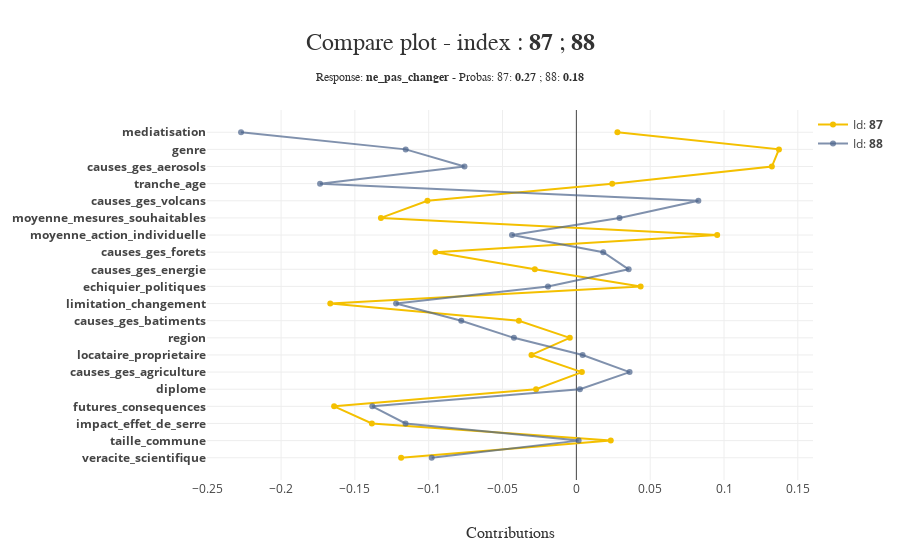

Notebook source saved alongside this figure:
### Code cell
xpl_framaform.plot.compare_plot(index=[df_framaform_reduit.index[0], df_framaform_reduit.index[1]])

### Figure 1 — Plotly figure (JSON) as saved in the notebook; plotly's stock layout.template omitted (floating-point values rounded to 4 significant figures)
{"data": [{"hoverinfo": "text", "hovertext": ["Id: <b>87</b><br /><b>veracite_scientifique</b> <br />Contribution: -0.1187 <br />Value: evalue_correctement", "Id: <b>87</b><br /><b>taille_commune</b> <br />Contribution: 0.0233 <br />Value: Dans une agglomération de 100.000 habitants et<br />plus, en province", "Id: <b>87</b><br /><b>impact_effet_de_serre</b> <br />Contribution: -0.1385 <br />Value: certitude_scientifique", "Id: <b>87</b><br /><b>futures_consequences</b> <br />Contribution: -0.1641 <br />Value: Les conditions de vie deviendront extrêmement<br />pénibles à cause des dérèglements climatiques", "Id: <b>87</b><br /><b>diplome</b> <br />Contribution: -0.0273 <br />Value: missing", "Id: <b>87</b><br /><b>causes_ges_agriculture</b> <br />Contribution: 0.0037 <br />Value: Assez", "Id: <b>87</b><br /><b>locataire_proprietaire</b> <br />Contribution: -0.0304 <br />Value: Locataire", "Id: <b>87</b><br /><b>region</b> <br />Contribution: -0.0044 <br />Value: Aquitaine - Limousin - Poitou - Charente", "Id: <b>87</b><br /><b>causes_ges_batiments</b> <br />Contribution: -0.0389 <br />Value: Assez", "Id: <b>87</b><br /><b>limitation_changement</b> <br />Contribution: -0.1667 <br />Value: Non, probablement pas", "Id: <b>87</b><br /><b>echiquier_politiques</b> <br />Contribution: 0.0435 <br />Value: A gauche", "Id: <b>87</b><br /><b>causes_ges_energie</b> <br />Contribution: -0.0281 <br />Value: Beaucoup", "Id: <b>87</b><br /><b>causes_ges_forets</b> <br />Contribution: -0.0955 <br />Value: Assez", "Id: <b>87</b><br /><b>moyenne_action_individuelle</b> <br />Contribution: 0.0954 <br />Value: 3.0", "Id: <b>87</b><br /><b>moyenne_mesures_souhaitables</b> <br />Contribution: -0.1324 <br />Value: 3.076923076923077", "Id: <b>87</b><br /><b>causes_ges_volcans</b> <br />Contribution: -0.1009 <br />Value: Peu", "Id: <b>87</b><br /><b>tranche_age</b> <br />Contribution: 0.0243 <br />Value: 18-24 ans", "Id: <b>87</b><br /><b>causes_ges_aerosols</b> <br />Contribution: 0.1324 <br />Value: Peu", "Id: <b>87</b><br /><b>genre</b> <br />Contribution: 0.1372 <br />Value: Un homme", "Id: <b>87</b><br /><b>mediatisation</b> <br />Contribution: 0.0278 <br />Value: On en parle suffisamment"], "marker": {"color": "rgba(244, 192, 0, 1.0)"}, "mode": "lines+markers", "name": "Id: <b>87</b>", "showlegend": true, "type": "scatter", "x": [-0.1187, 0.02331, -0.1385, -0.1641, -0.02728, 0.003739, -0.0304, -0.004447, -0.03893, -0.1667, 0.04354, -0.02813, -0.09547, 0.09537, -0.1324, -0.1009, 0.02427, 0.1324, 0.1372, 0.02781], "y": ["<b>veracite_scientifique</b>", "<b>taille_commune</b>", "<b>impact_effet_de_serre</b>", "<b>futures_consequences</b>", "<b>diplome</b>", "<b>causes_ges_agriculture</b>", "<b>locataire_proprietaire</b>", "<b>region</b>", "<b>causes_ges_batiments</b>", "<b>limitation_changement</b>", "<b>echiquier_politiques</b>", "<b>causes_ges_energie</b>", "<b>causes_ges_forets</b>", "<b>moyenne_action_individuelle</b>", "<b>moyenne_mesures_souhaitables</b>", "<b>causes_ges_volcans</b>", "<b>tranche_age</b>", "<b>causes_ges_aerosols</b>", "<b>genre</b>", "<b>mediatisation</b>"]}, {"hoverinfo": "text", "hovertext": ["Id: <b>88</b><br /><b>veracite_scientifique</b> <br />Contribution: -0.0980 <br />Value: evalue_correctement", "Id: <b>88</b><br /><b>taille_commune</b> <br />Contribution: 0.0015 <br />Value: Dans une ville de 20.000 à moins de 100.000 habitants", "Id: <b>88</b><br /><b>impact_effet_de_serre</b> <br />Contribution: -0.1157 <br />Value: certitude_scientifique", "Id: <b>88</b><br /><b>futures_consequences</b> <br />Contribution: -0.1382 <br />Value: Les conditions de vie deviendront extrêmement<br />pénibles à cause des dérèglements climatiques", "Id: <b>88</b><br /><b>diplome</b> <br />Contribution: 0.0024 <br />Value: missing", "Id: <b>88</b><br /><b>causes_ges_agriculture</b> <br />Contribution: 0.0361 <br />Value: Assez", "Id: <b>88</b><br /><b>locataire_proprietaire</b> <br />Contribution: 0.0042 <br />Value: Locataire", "Id: <b>88</b><br /><b>region</b> <br />Contribution: -0.0423 <br />Value: Aquitaine - Limousin - Poitou - Charente", "Id: <b>88</b><br /><b>causes_ges_batiments</b> <br />Contribution: -0.0780 <br />Value: Assez", "Id: <b>88</b><br /><b>limitation_changement</b> <br />Contribution: -0.1221 <br />Value: Non, probablement pas", "Id: <b>88</b><br /><b>echiquier_politiques</b> <br />Contribution: -0.0192 <br />Value: Ni à gauche ni à droite", "Id: <b>88</b><br /><b>causes_ges_energie</b> <br />Contribution: 0.0354 <br />Value: Beaucoup", "Id: <b>88</b><br /><b>causes_ges_forets</b> <br />Contribution: 0.0182 <br />Value: Beaucoup", "Id: <b>88</b><br /><b>moyenne_action_individuelle</b> <br />Contribution: -0.0436 <br />Value: 3.1875", "Id: <b>88</b><br /><b>moyenne_mesures_souhaitables</b> <br />Contribution: 0.0292 <br />Value: 3.230769230769231", "Id: <b>88</b><br /><b>causes_ges_volcans</b> <br />Contribution: 0.0826 <br />Value: Pas du tout", "Id: <b>88</b><br /><b>tranche_age</b> <br />Contribution: -0.1736 <br />Value: 18-24 ans", "Id: <b>88</b><br /><b>causes_ges_aerosols</b> <br />Contribution: -0.0758 <br />Value: Beaucoup", "Id: <b>88</b><br /><b>genre</b> <br />Contribution: -0.1156 <br />Value: Une femme", "Id: <b>88</b><br /><b>mediatisation</b> <br />Contribution: -0.2271 <br />Value: On n'en parle pas assez"], "marker": {"color": "rgba(74, 99, 138, 0.7)"}, "mode": "lines+markers", "name": "Id: <b>88</b>", "showlegend": true, "type": "scatter", "x": [-0.09798, 0.001524, -0.1157, -0.1382, 0.002418, 0.03605, 0.004244, -0.04229, -0.07796, -0.1221, -0.01921, 0.03542, 0.01822, -0.04359, 0.02924, 0.08263, -0.1736, -0.07577, -0.1156, -0.2271], "y": ["<b>veracite_scientifique</b>", "<b>taille_commune</b>", "<b>impact_effet_de_serre</b>", "<b>futures_consequences</b>", "<b>diplome</b>", "<b>causes_ges_agriculture</b>", "<b>locataire_proprietaire</b>", "<b>region</b>", "<b>causes_ges_batiments</b>", "<b>limitation_changement</b>", "<b>echiquier_politiques</b>", "<b>causes_ges_energie</b>", "<b>causes_ges_forets</b>", "<b>moyenne_action_individuelle</b>", "<b>moyenne_mesures_souhaitables</b>", "<b>causes_ges_volcans</b>", "<b>tranche_age</b>", "<b>causes_ges_aerosols</b>", "<b>genre</b>", "<b>mediatisation</b>"]}], "layout": {"height": 550, "hovermode": "closest", "legend": {"x": 1, "y": 1}, "margin": {"b": 70, "l": 150, "r": 20, "t": 110}, "title": {"font": {"color": "rgb(50, 50, 50)", "family": "Arial", "size": 24}, "text": "Compare plot - index : <b>87</b> ; <b>88</b><span style='font-size: 12px;'><br />Response: <b>ne_pas_changer</b> - Probas: 87: <b>0.27</b> ; 88: <b>0.18</b></span>", "x": 0.5, "xanchor": "center", "y": 0.9091, "yanchor": "middle"}, "width": 900, "xaxis": {"automargin": true, "title": {"font": {"color": "rgb(50, 50, 50)", "family": "Arial Black", "size": 16}, "text": "Contributions"}}, "yaxis": {"automargin": true, "title": {"font": {"color": "rgb(50, 50, 50)", "family": "Arial Black", "size": 16}}, "type": "category"}}}
